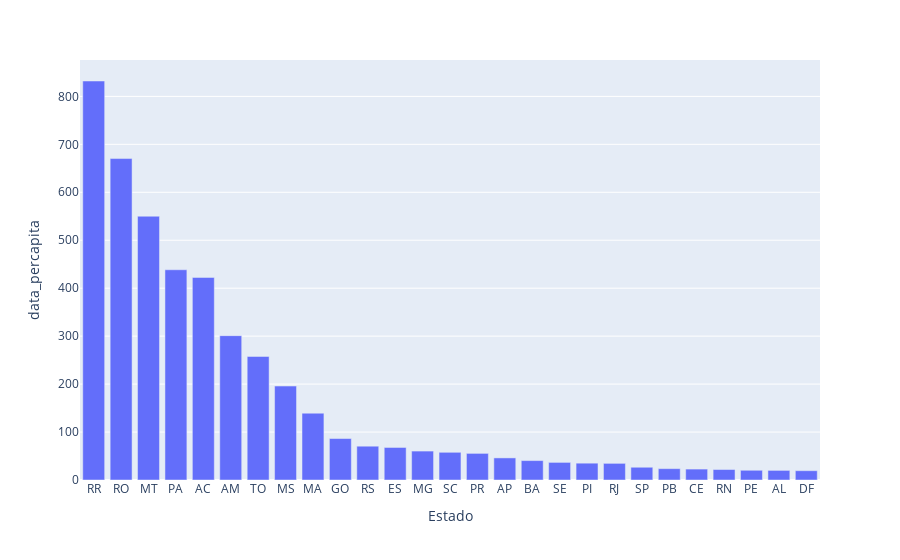

Notebook code cell kept with this figure:
### Code cell
px.bar(data_frame = data_grouping, x="Estado", y="data_percapita")

### Figure 1 — Plotly figure (JSON) as saved in the notebook; plotly's stock layout.template omitted (floating-point values rounded to 4 significant figures)
{"data": [{"alignmentgroup": "True", "hovertemplate": "Estado=%{x}<br>data_percapita=%{y}<extra></extra>", "legendgroup": "", "marker": {"color": "#636efa", "pattern": {"shape": ""}}, "name": "", "offsetgroup": "", "orientation": "v", "showlegend": false, "textposition": "auto", "type": "bar", "x": ["RR", "RO", "MT", "PA", "AC", "AM", "TO", "MS", "MA", "GO", "RS", "ES", "MG", "SC", "PR", "AP", "BA", "SE", "PI", "RJ", "SP", "PB", "CE", "RN", "PE", "AL", "DF"], "xaxis": "x", "y": [832.1, 670.3, 550.1, 438.4, 422.5, 301.0, 257.7, 195.9, 139.3, 86.44, 70.48, 67.86, 60.32, 57.77, 55.49, 46.09, 40.47, 36.71, 35.07, 34.71, 26.58, 23.65, 22.77, 21.86, 20.29, 20.03, 19.39], "yaxis": "y"}], "layout": {"barmode": "relative", "legend": {"tracegroupgap": 0}, "margin": {"t": 60}, "xaxis": {"anchor": "y", "domain": [0, 1], "title": {"text": "Estado"}}, "yaxis": {"anchor": "x", "domain": [0, 1], "title": {"text": "data_percapita"}}}}
